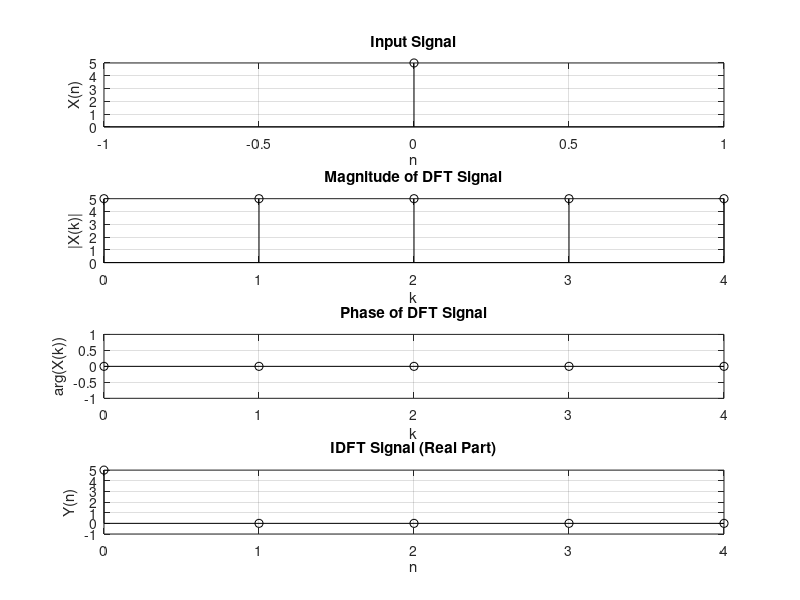

Here is the MATLAB script that generated this plot: (Note: this script raises an error after producing the figure.)
clc;
clear all;
close all;
N = input('Enter N: ');
x = input('Enter the Sequence x(n) = ');
disp('Input Sequence');
disp(x);
subplot(4,1,1);
stem(0:length(x)-1, x, "k");
xlabel('n');
ylabel('X(n)');
title('Input Signal');
grid on;
if N > length(x)
    x = [x, zeros(1, N - length(x))];
end
y = zeros(1, N);
for k = 0:N-1
    for n = 0:N-1
        y(k+1) = y(k+1) + x(n+1) * exp((-1i*2*pi*k*n)/N);
    end
end
disp('DFT of the Sequence:');
disp(y);
subplot(4,1,2);
stem(0:N-1, abs(y), "k");
xlabel('k');
ylabel('|X(k)|');
title('Magnitude of DFT Signal');
grid on;
disp('Magnitude of the Sequence:');
disp(abs(y));

subplot(4,1,3);
stem(0:N-1, angle(y), "k");
xlabel('k');
ylabel('arg(X(k))');
title('Phase of DFT Signal');
grid on;
disp('Phase of the Sequence:');
disp(angle(y));
M = length(y);
m = zeros(1, M);
for n = 0:M-1
    for k = 0:M-1
        m(n+1) = m(n+1) + (1/M) * y(k+1) * exp((1i*2*pi*k*n)/M);
    end
end
disp('IDFT of the Sequence:');
disp(m);
subplot(4,1,4);
stem(0:length(x)-1, real(m), "k");
xlabel('n');
ylabel('Y(n)');
title('IDFT Signal (Real Part)');
grid on;
sgtitle('DFT and IDFT of given sequences.')
